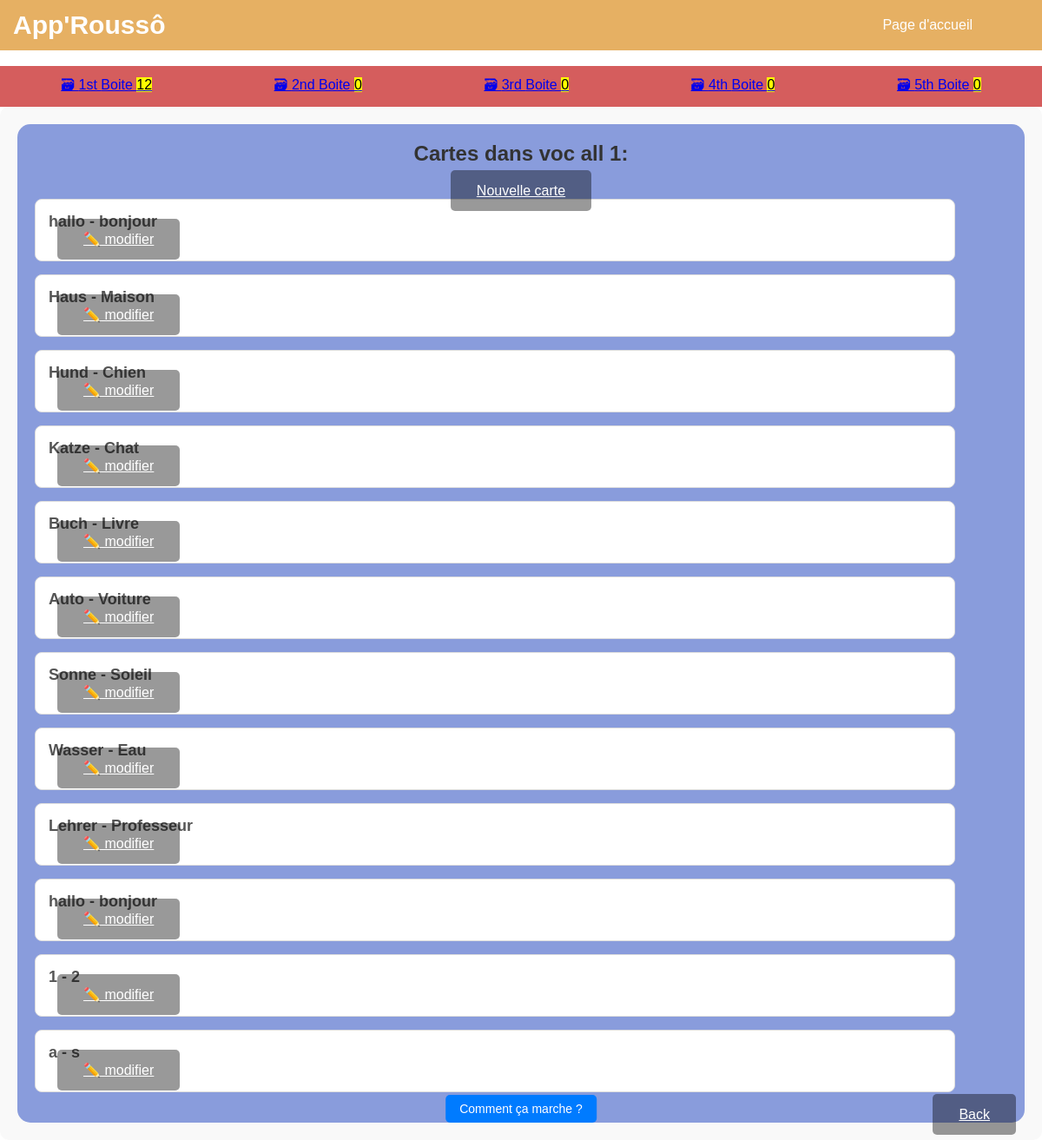
The app's page /classeur/52/ with its own data.
### cards/models.py (models this page shows, shortened)
class Classeur(models.Model):
    name = models.CharField(max_length=200, null=False)
    user = models.ForeignKey(User, on_delete=models.CASCADE)  # Classeur asso. avec un utilisateur

class Card(models.Model):
    question = models.CharField(max_length=100)
    answer = models.CharField(max_length=100)
    box = models.IntegerField(
        choices=zip(BOXES, BOXES),
        default=BOXES[0],  # Default box for new cards is box 1
    )
    date_created = models.DateTimeField(auto_now_add=True)  # Timestamp of card creation
    classeur = models.ForeignKey(Classeur, on_delete=models.CASCADE, related_name='cards', default=get_default_classeur)
    user = models.ForeignKey(User, on_delete=models.CASCADE, default=1)  # Default user

### cards/views.py (the view)
# urls.py: path('classeur/<int:pk>/', ClasseurDetailView.as_view(), name='classeur_detail'),
class ClasseurDetailView(DetailView):
    model = Classeur
    template_name = 'cards/classeur_cartes.html'  # Template à personnaliser
    context_object_name = 'classeur'
    def get_context_data(self, **kwargs):
        context = super().get_context_data(**kwargs)
        context['cards'] = self.object.cards.all()  # Récupérer toutes les cartes liées à ce classeur
        return context

### cards/templatetags/classeur_tags.py (called while the page is built)
@register.inclusion_tag("cards/classeur_box_links.html")
def classeur_boxes_as_links(classeur):
    boxes = []
    for box_num in BOXES:
        card_count = Card.objects.filter(classeur=classeur, box=box_num).count()
        boxes.append({
            "number": box_num,
            "card_count": card_count,
        })
    return {"classeur": classeur, "boxes": boxes}

### cards/templates/cards/classeur_cartes.html (shortened to what this page needs)
{% extends "cards/classeur_list.html" %}
{% load classeur_tags %}
{% load humanize %}
{% block content %}
    <br>
    <nav2>
        {% classeur_boxes_as_links classeur %}
    </nav2>
    {% if classeur.pk %}
        <div class="container3">
            <div class="box-flashcards">
                <h3>Cartes dans {{ classeur.name }}:</h3>
                <a href="{% url 'card-create' classeur.pk %}" class="button">Nouvelle carte</a>
                <ul>
                    {% for card in cards %}
                      <div class="cards-list">
                        <div class="card-content">
                            <h4>{{ card.question }} - {{ card.answer }}</h4>
                        </div>
                        <div class="card-actions">
                            <a href="{% url 'card-update' card.id %}" class="button">✏️ modifier</a>
                        </div>
                      </div>
                    {% endfor %}
                </ul>
            </div>
        </div>
    {% else %}
            <p>Classeur non trouvé ou invalide.</p>
    {% endif %}
    <div style="position: fixed; bottom: 20px; right: 20px;">
            <a href="{% url 'classeur_list' %}" class="button">Back</a>
    </div>
    <button id="rulesBtn" class="fixed-button">Comment ça marche ?</button>
{% endblock %}

### static/css/styles_classeur_liste.css (style rules this page uses)
* { margin: 0; padding: 0; box-sizing: border-box; font-family: 'arial', sans-serif; }
body { width: 100%; height: 100%; display: flex; flex-direction: column; }
.button { margin: 10px; padding: 15px 30px; font-size: 16px; cursor: pointer; border: none; border-radius: 5px; background-color: rgba(0,0,0,0.4); color: white; transition: background-color 0.3s; }
div ul { list-style: none; width: 100%; text-align: left; padding-right: 60px; row-gap: 10px; }
.container3 { width: 100%; max-width: 1200px; margin: 0 auto; padding: 20px; background-color: #f9f9f9; border-radius: 10px; }
.box-flashcards, .box-classeur { text-align: center; padding: 20px; background-color: #899cdc; border-radius: 15px; }
.box-flashcards h3, .box-classeur h3 { font-size: 24px; color: #333; margin-bottom: 20px; }
ul { list-style: none; padding: 0; }
.cards-list, .classeur-list { background-color: #fff; border: 1px solid #ddd; border-radius: 8px; padding: 15px; margin-bottom: 15px; transition: transform 0.3s ease; }
.cards-list h4, .classeur-list { font-size: 18px; color: #555; }
nav2 { width: 100%; display: flex; align-items: center; justify-content: space-around; padding: 10px 0; background: #d55d5d; }
.card-content { flex-grow: 1; }
.card-actions { flex-shrink: 0; justify-content: right; }
.fixed-button { position: fixed; bottom: 20px; left: 50%; transform: translateX(-50%); padding: 8px 16px; background-color: #007BFF; color: white; border: none; border-radius: 5px; font-size: 14px; cursor: pointer; }

### records on screen
Classeur: name "voc all 1"
Card: question "hallo", answer "bonjour"
Card: question "Haus", answer "Maison"
Card: question "Hund", answer "Chien"
Card: question "Katze", answer "Chat"
Card: question "Buch", answer "Livre"
Card: question "Auto", answer "Voiture"
Card: question "Sonne", answer "Soleil"
Card: question "Wasser", answer "Eau"
Card: question "Lehrer", answer "Professeur"
Card: question "hallo", answer "bonjour"
Card: question "1", answer "2"
Card: question "a", answer "s"

### other values on screen
{{ box.number | ordinal }} "1st" "2nd" "3rd" "4th" "5th"
{{ box.card_count }} "12" "0" "0" "0" "0"
